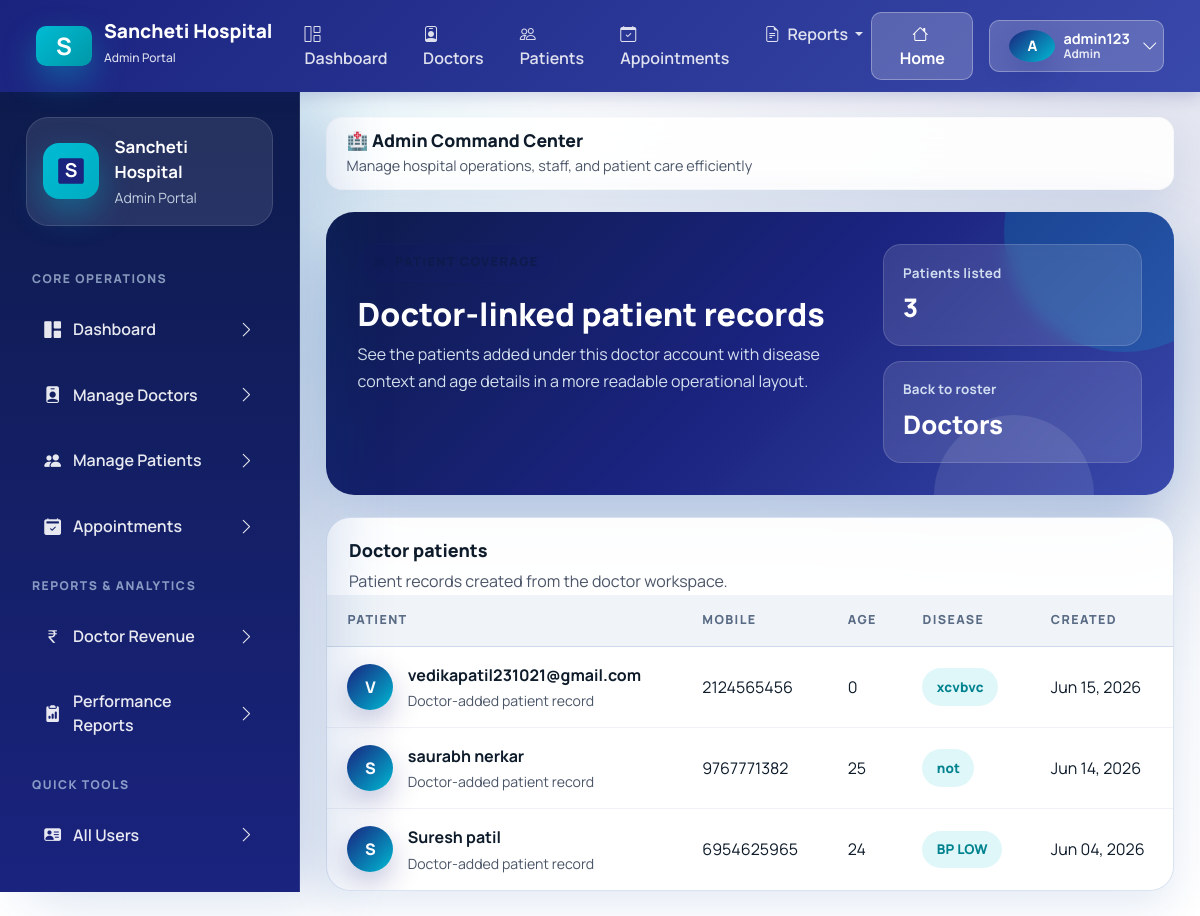
Page /adminpanel/doctor/1/patients/ (signed in) on the committed database.
### accounts/models.py (models this page shows, shortened)
class CustomUser(AbstractUser):
    ROLE_CHOICES = (
        ("admin", "Admin"),
        ("doctor", "Doctor"),
        ("patient", "Patient"),
    )
    username = models.CharField(max_length=150, unique=True, blank=True, null=True)
    email = models.EmailField(unique=True)
    role = models.CharField(max_length=10, choices=ROLE_CHOICES, default="patient")
    education = models.CharField(max_length=200, blank=True, null=True)
    experience = models.IntegerField(blank=True, null=True)
    bio = models.TextField(blank=True, null=True)
    fees = models.DecimalField(max_digits=8, decimal_places=2, blank=True, null=True)
    specialization = models.ForeignKey(
        "Specialization",
        on_delete=models.SET_NULL,
        null=True,
        blank=True
    )
    is_email_verified = models.BooleanField(default=False)
    email_verification_token = models.UUIDField(default=uuid.uuid4, editable=False, null=True, blank=True)
    USERNAME_FIELD = "email"
    REQUIRED_FIELDS = []
    objects = CustomUserManager()

### doctor/models.py (models this page shows, shortened)
class AddedPatient(models.Model):
    STATUS_CHOICES = (
        ('Active', 'Active'),
        ('Completed', 'Completed'),
    )
    doctor = models.ForeignKey(CustomUser, on_delete=models.CASCADE)
    name = models.CharField(max_length=100)
    mobile = models.CharField(max_length=15)
    age = models.IntegerField()
    disease = models.CharField(max_length=200)
    status = models.CharField(
        max_length=20,
        choices=STATUS_CHOICES,
        default='Active'
    )
    created_at = models.DateTimeField(auto_now_add=True)

### adminpanel/views.py (the view)
# urls.py: path("doctor/<int:pk>/patients/", views.doctor_patients, name="doctor_patients"),
@login_required
@user_passes_test(is_admin)
def doctor_patients(request, pk):
    doctor = get_object_or_404(CustomUser, pk=pk, role="doctor")
    patients = AddedPatient.objects.filter(doctor=doctor).order_by("-created_at")
    return render(request, "adminpanel/doctor_patients.html", {"patients": patients, "doctor": doctor})

### adminpanel/views.py (called while the page is built)
def is_admin(user):
    return user.role == "admin"

### adminpanel/templates/adminpanel/doctor_patients.html (shortened to what this page needs)
{% extends "base.html" %}
{% block content %}
<section class="page-hero">
    <div>
        <span class="eyebrow">
            <i class="bi bi-people"></i>
        </span>
        <h2>Doctor-linked patient records</h2>
        <p>See the patients added under this doctor account with disease context and age details in a more readable operational layout.</p>
    </div>
    <div class="page-hero-side">
        <div class="mini-stat">
            <span class="mini-stat-label">Patients listed</span>
            <span class="mini-stat-value">{{ patients|length }}</span>
        </div>
        <div class="mini-stat">
            <span class="mini-stat-label">Back to roster</span>
            <span class="mini-stat-value"><a href="{% url 'adminpanel:doctors_list' %}" class="text-white text-decoration-none">Doctors</a></span>
        </div>
    </div>
</section>
<section class="table-card">
    <div class="table-toolbar">
        <div>
            <h3 class="table-title">Doctor patients</h3>
            <p class="table-copy">Patient records created from the doctor workspace.</p>
        </div>
    </div>
    <div class="table-responsive">
        <table class="app-table">
            <thead>
                <tr>
                    <th>Patient</th>
                    <th>Mobile</th>
                    <th>Age</th>
                    <th>Disease</th>
                    <th>Created</th>
                </tr>
            </thead>
            <tbody>
                {% for patient in patients %}
                <tr>
                    <td>
                        <div class="identity-cell">
                            <span class="avatar-chip">{{ patient.name|slice:":1"|upper }}</span>
                            <div>
                                <strong>{{ patient.name }}</strong>
                                <span class="subtle-meta">Doctor-added patient record</span>
                            </div>
                        </div>
                    </td>
                    <td>{{ patient.mobile }}</td>
                    <td>{{ patient.age }}</td>
                    <td><span class="soft-pill soft-pill--teal">{{ patient.disease|default:"Not specified" }}</span></td>
                    <td>{{ patient.created_at|date:"M d, Y" }}</td>
                </tr>
                {% endfor %}
            </tbody>
        </table>
    </div>
</section>
{% endblock %}

### templates/base.html (shortened to what this page needs)
{% load static %}
<!DOCTYPE html>
<html lang="en">
<head>
    <link href="https://cdn.jsdelivr.net/npm/bootstrap@5.3.3/dist/css/bootstrap.min.css" rel="stylesheet">
    <link rel="stylesheet" href="https://cdn.jsdelivr.net/npm/bootstrap-icons@1.11.3/font/bootstrap-icons.min.css">
    <link rel="stylesheet" href="{% static 'css/healthcare-ui.css' %}">
</head>
<body>
    {% if request.user.is_authenticated %}
    <nav class="navbar navbar-expand-lg classic-navbar">
        <div class="container-fluid">
            <a class="navbar-brand" href="{% url 'accounts:home' %}">
                <div class="brand-icon">S</div>
                <div>
                    <div style="line-height: 1;">Sancheti Hospital</div>
                    <small style="font-size: 0.75rem; opacity: 0.85; font-weight: 500;">{{ request.user.role|title }} Portal</small>
                </div>
            </a>
            <div class="collapse navbar-collapse" id="navbarNav">
                <ul class="navbar-nav me-auto mb-2 mb-lg-0 ms-4">
                    {% if request.user.role == "admin" %}
                    <li class="nav-item">
                        <a class="nav-link {% if request.resolver_match.url_name == 'dashboard' and request.resolver_match.namespace == 'adminpanel' %}active{% endif %}" href="{% url 'adminpanel:dashboard' %}">
                            <i class="bi bi-grid-1x2 me-1"></i> Dashboard
                        </a>
                    </li>
                    <li class="nav-item">
                        <a class="nav-link {% if request.resolver_match.url_name == 'doctors_list' %}active{% endif %}" href="{% url 'adminpanel:doctors_list' %}">
                            <i class="bi bi-person-badge me-1"></i> Doctors
                        </a>
                    </li>
                    <li class="nav-item">
                        <a class="nav-link {% if request.resolver_match.url_name == 'patients_list' %}active{% endif %}" href="{% url 'adminpanel:patients_list' %}">
                            <i class="bi bi-people me-1"></i> Patients
                        </a>
                    </li>
                    <li class="nav-item">
                        <a class="nav-link {% if request.resolver_match.url_name == 'appointments' %}active{% endif %}" href="{% url 'adminpanel:appointments' %}">
                            <i class="bi bi-calendar-check me-1"></i> Appointments
                        </a>
                    </li>
                    <li class="nav-item dropdown">
                        <a class="nav-link dropdown-toggle" href="#" role="button" data-bs-toggle="dropdown" aria-expanded="false">
                            <i class="bi bi-file-earmark-text me-1"></i> Reports
                        </a>
                    </li>
                    {% endif %}
                </ul>
                <div class="d-flex align-items-center gap-3">
                    <a class="btn btn-navbar" href="{% url 'accounts:home' %}">
                        <i class="bi bi-house me-1"></i> Home
                    </a>
                    <div class="dropdown">
                        <button class="btn btn-navbar d-flex align-items-center gap-2" type="button" id="userDropdown" data-bs-toggle="dropdown" aria-expanded="false">
                            <div class="avatar-badge" style="width: 32px; height: 32px; font-size: 0.9rem;">{{ request.user.username|first|upper }}</div>
                            <div class="d-none d-md-block text-start" style="line-height: 1.1;">
                                <div style="font-size: 0.9rem; font-weight:700;">{{ request.user.username }}</div>
                                <div style="font-size:0.75rem; opacity:0.85;">{{ request.user.role|title }}</div>
                            </div>
                            <i class="bi bi-chevron-down ms-1"></i>
                        </button>
                    </div>
                </div>
            </div>
        </div>
    </nav>
    <div class="app-shell app-shell-with-top-nav">
        <aside class="app-sidebar d-none d-xl-flex flex-column" data-sidebar>
            <div class="sidebar-brand">
                <div class="brand-icon">
                    <svg width="32" height="32" viewBox="0 0 100 100" fill="none" xmlns="http://www.w3.org/2000/svg">
                        <rect x="10" y="10" width="80" height="80" rx="8" fill="#1a237e"/>
                        <text x="50" y="70" font-size="60" font-weight="bold" fill="white" text-anchor="middle">S</text>
                    </svg>
                </div>
                <div class="brand-copy">
                    <strong>Sancheti Hospital</strong>
                    <span class="text-capitalize">{{ request.user.role }} Portal</span>
                </div>
            </div>
            {% if request.user.role == "admin" %}
            <div class="sidebar-section-label">Core Operations</div>
            <nav class="sidebar-nav">
                <a class="sidebar-link {% if request.resolver_match.namespace == 'adminpanel' and request.resolver_match.url_name == 'dashboard' %}active{% endif %}" href="{% url 'adminpanel:dashboard' %}">
                    <span><i class="bi bi-grid-1x2-fill"></i> Dashboard</span>
                    <i class="bi bi-chevron-right"></i>
                </a>
                <a class="sidebar-link {% if request.resolver_match.namespace == 'adminpanel' and request.resolver_match.url_name == 'doctors_list' %}active{% endif %}" href="{% url 'adminpanel:doctors_list' %}">
                    <span><i class="bi bi-person-badge-fill"></i> Manage Doctors</span>
                    <i class="bi bi-chevron-right"></i>
                </a>
                <a class="sidebar-link {% if request.resolver_match.namespace == 'adminpanel' and request.resolver_match.url_name == 'patients_list' %}active{% endif %}" href="{% url 'adminpanel:patients_list' %}">
                    <span><i class="bi bi-people-fill"></i> Manage Patients</span>
                    <i class="bi bi-chevron-right"></i>
                </a>
                <a class="sidebar-link {% if request.resolver_match.namespace == 'adminpanel' and request.resolver_match.url_name == 'appointments' %}active{% endif %}" href="{% url 'adminpanel:appointments' %}">
                    <span><i class="bi bi-calendar2-check-fill"></i> Appointments</span>
                    <i class="bi bi-chevron-right"></i>
                </a>
            </nav>
            <div class="sidebar-section-label">Reports & Analytics</div>
            <nav class="sidebar-nav">
                <a class="sidebar-link {% if request.resolver_match.namespace == 'adminpanel' and request.resolver_match.url_name == 'doctor_revenue_report' %}active{% endif %}" href="{% url 'adminpanel:doctor_revenue_report' %}">
                    <span><i class="bi bi-currency-rupee"></i> Doctor Revenue</span>
                    <i class="bi bi-chevron-right"></i>
                </a>
                <a class="sidebar-link {% if request.resolver_match.namespace == 'adminpanel' and request.resolver_match.url_name == 'doctor_report' %}active{% endif %}" href="{% url 'adminpanel:doctor_report' %}">
                    <span><i class="bi bi-clipboard2-data-fill"></i> Performance Reports</span>
                    <i class="bi bi-chevron-right"></i>
                </a>
            </nav>
            <div class="sidebar-section-label">Quick Tools</div>
            <nav class="sidebar-nav">
                <a class="sidebar-link {% if request.resolver_match.namespace == 'adminpanel' and request.resolver_match.url_name == 'registered_users' %}active{% endif %}" href="{% url 'adminpanel:registered_users' %}">
                    <span><i class="bi bi-person-vcard-fill"></i> All Users</span>
                    <i class="bi bi-chevron-right"></i>
                </a>
                <a class="sidebar-link {% if request.resolver_match.namespace == 'adminpanel' and request.resolver_match.url_name == 'search_doctor' %}active{% endif %}" href="{% url 'adminpanel:search_doctor' %}">
                    <span><i class="bi bi-search"></i> Search Doctors</span>
                    <i class="bi bi-chevron-right"></i>
                </a>
            </nav>
            {% endif %}
        </aside>
        <main class="content-area">
            <div class="topbar d-none d-xl-block" style="border-radius: 16px; padding: 0.75rem 1.25rem; background: rgba(255,255,255,0.9); border:1px solid rgba(203, 208, 210, 0.1);">
                <div class="topbar-copy">
                    <h1 style="font-size: 1.1rem;">
                        {% if request.user.role == "admin" %}🏥 Admin Command Center{% endif %}
                    </h1>
                    <p style="font-size: 0.9rem;">
                        {% if request.user.role == "admin" %}Manage hospital operations, staff, and patient care efficiently{% endif %}
                    </p>
                </div>
            </div>
            <div class="page-stack">
                {% block content %}{% endblock %}
            </div>
        </main>
    </div>
    {% endif %}
</body>
</html>

### templates/base.html (style rules this page uses)
.classic-navbar { background: linear-gradient(135deg, #1a237e 0%, #3949ab 100%); box-shadow: 0 4px 16px rgba(26, 35, 126, 0.2); padding: 0.75rem 1.5rem; position: sticky; top: 0; z-index: 1050; }
.classic-navbar .navbar-brand { display: flex; align-items: center; gap: 12px; color: white !important; font-weight: 800; font-size: 1.2rem; }
.classic-navbar .brand-icon { width: 40px; height: 40px; border-radius: 10px; background: linear-gradient(135deg, #00bcd4 0%, #0097a7 100%); display: grid; place-items: center; font-weight: bold; font-size: 1.5rem; color: white; }
.classic-navbar .nav-link { color: rgba(255,255,255,0.85) !important; font-weight: 600; padding: 0.5rem 1rem; transition: all 0.2s ease; }
.classic-navbar .btn-navbar { background: rgba(255,255,255,0.2); border: 1px solid rgba(255,255,255,0.3); color: white; font-weight: 700; border-radius: 10px; padding: 0.55rem 1.2rem; transition: all 0.2s ease; }
.app-shell-with-top-nav { padding-top: 0; }

### rows in the picture
CustomUser: user.role "Admin", user.username|first "A", user.username "admin123"
AddedPatient: name "V", name "vedikapatil231021@gmail.com", mobile "2124565456", age "0", disease "xcvbvc", created_at "Jun 15, 2026"
AddedPatient: name "S", name "saurabh nerkar", mobile "9767771382", age "25", disease "not", created_at "Jun 14, 2026"
AddedPatient: name "S", name "Suresh patil", mobile "6954625965", age "24", disease "BP LOW", created_at "Jun 04, 2026"

### other values in the picture
{{ patients|length }} "3"
